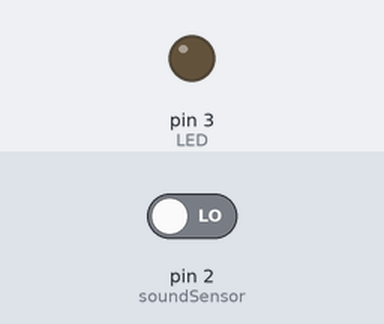
Bench run of a sketch on a simulated Arduino Uno, built with avr-gcc and run on an emulated ATmega328P. On the bench: output pins drawn as LEDs (lit = HIGH). The inputs (shaded band) are chosen by the test bench; at power-on: pin 2 (soundSensor) LOW.

Above: at 1.2 s.
1.3 s: pin 2 (soundSensor) driven HIGH
At 1.7 s:
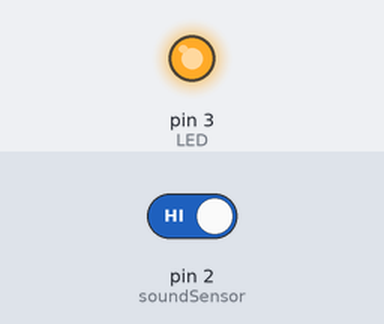
Timing chart, 0 to 4.3 s (numbered marks = the images above; inputs shaded):
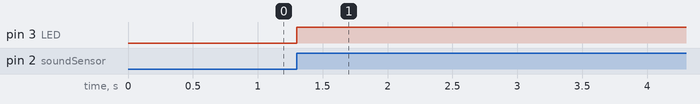

Measured:
- after the input at 1.3 s, pin 3 (LED): LOW → HIGH at once

The sketch:

digiclap.ino
```cpp
int soundSensor = 2;
int LED = 3;

void setup()
{

  pinMode (soundSensor, INPUT);
  pinMode (LED, OUTPUT);
}

void loop()
{
  int statusSensor = digitalRead (soundSensor);

  if (statusSensor == 1)
  {
    digitalWrite(LED, HIGH);
    delay(10000);
  }

  else
  {
    digitalWrite(LED, LOW);
  }

}
```
